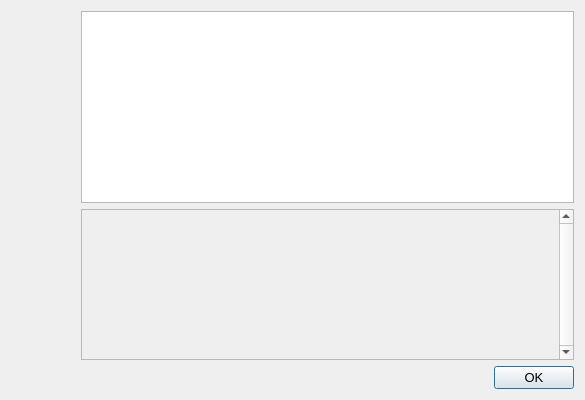
<?xml version="1.0" encoding="UTF-8"?>
<ui version="4.0">
 <class>HelpMessageDialog</class>
 <widget class="QDialog" name="HelpMessageDialog">
  <property name="geometry">
   <rect>
    <x>0</x>
    <y>0</y>
    <width>585</width>
    <height>225</height>
   </rect>
  </property>
  <property name="font">
   <font>
    <pointsize>10</pointsize>
   </font>
  </property>
  <property name="windowTitle">
   <string notr="true">RECUR Core - Command-line options</string>
  </property>
  <layout class="QHBoxLayout" name="horizontalLayout_2">
   <item>
    <widget class="QLabel" name="graphic">
     <property name="sizePolicy">
      <sizepolicy hsizetype="Preferred" vsizetype="Ignored">
       <horstretch>0</horstretch>
       <verstretch>0</verstretch>
      </sizepolicy>
     </property>
     <property name="minimumSize">
      <size>
       <width>64</width>
       <height>378</height>
      </size>
     </property>
     <property name="pixmap">
      <pixmap>:/images/about</pixmap>
     </property>
    </widget>
   </item>
   <item>
    <layout class="QVBoxLayout" name="verticalLayout">
     <item>
      <widget class="QTextEdit" name="helpMessage">
       <property name="readOnly">
        <bool>true</bool>
       </property>
      </widget>
     </item>
     <item>
      <widget class="QScrollArea" name="scrollArea">
       <property name="verticalScrollBarPolicy">
        <enum>Qt::ScrollBarAlwaysOn</enum>
       </property>
       <property name="widgetResizable">
        <bool>true</bool>
       </property>
       <widget class="QWidget" name="scrollAreaWidgetContents">
        <property name="geometry">
         <rect>
          <x>0</x>
          <y>0</y>
          <width>479</width>
          <height>68</height>
         </rect>
        </property>
        <layout class="QVBoxLayout" name="verticalLayout_2">
         <item>
          <widget class="QLabel" name="aboutMessage">
           <property name="cursor">
            <cursorShape>IBeamCursor</cursorShape>
           </property>
           <property name="textFormat">
            <enum>Qt::PlainText</enum>
           </property>
           <property name="alignment">
            <set>Qt::AlignLeading|Qt::AlignLeft|Qt::AlignTop</set>
           </property>
           <property name="openExternalLinks">
            <bool>true</bool>
           </property>
           <property name="textInteractionFlags">
            <set>Qt::LinksAccessibleByMouse|Qt::TextSelectableByKeyboard|Qt::TextSelectableByMouse</set>
           </property>
          </widget>
         </item>
        </layout>
       </widget>
      </widget>
     </item>
     <item>
      <widget class="QDialogButtonBox" name="okButton">
       <property name="orientation">
        <enum>Qt::Horizontal</enum>
       </property>
       <property name="standardButtons">
        <set>QDialogButtonBox::Ok</set>
       </property>
      </widget>
     </item>
    </layout>
   </item>
  </layout>
 </widget>
 <resources/>
 <connections>
  <connection>
   <sender>okButton</sender>
   <signal>accepted()</signal>
   <receiver>HelpMessageDialog</receiver>
   <slot>accept()</slot>
   <hints>
    <hint type="sourcelabel">
     <x>20</x>
     <y>20</y>
    </hint>
    <hint type="destinationlabel">
     <x>20</x>
     <y>20</y>
    </hint>
   </hints>
  </connection>
  <connection>
   <sender>okButton</sender>
   <signal>rejected()</signal>
   <receiver>HelpMessageDialog</receiver>
   <slot>reject()</slot>
   <hints>
    <hint type="sourcelabel">
     <x>20</x>
     <y>20</y>
    </hint>
    <hint type="destinationlabel">
     <x>20</x>
     <y>20</y>
    </hint>
   </hints>
  </connection>
 </connections>
</ui>
